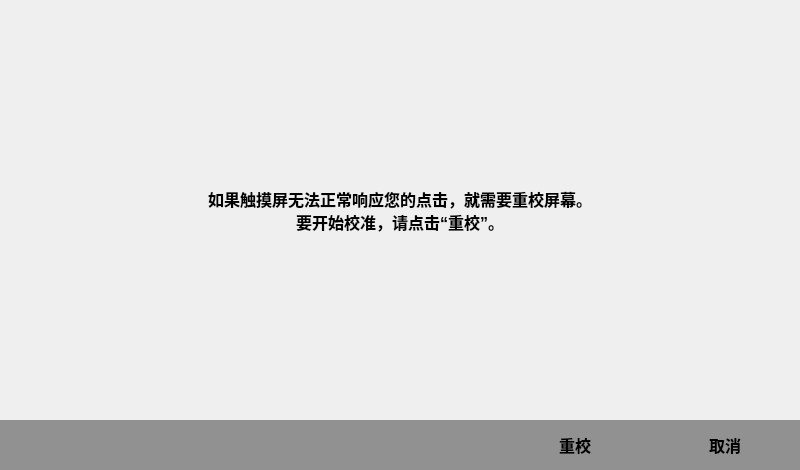
<?xml version="1.0" encoding="UTF-8"?>
<ui version="4.0">
 <class>TouchScreen</class>
 <widget class="QWidget" name="TouchScreen">
  <property name="geometry">
   <rect>
    <x>0</x>
    <y>0</y>
    <width>800</width>
    <height>470</height>
   </rect>
  </property>
  <property name="windowTitle">
   <string>Form</string>
  </property>
  <widget class="QWidget" name="widget" native="true">
   <property name="geometry">
    <rect>
     <x>0</x>
     <y>420</y>
     <width>800</width>
     <height>50</height>
    </rect>
   </property>
   <property name="styleSheet">
    <string notr="true">background-color: rgb(145, 145, 145);</string>
   </property>
   <widget class="QPushButton" name="btn_cancel">
    <property name="geometry">
     <rect>
      <x>650</x>
      <y>0</y>
      <width>150</width>
      <height>50</height>
     </rect>
    </property>
    <property name="font">
     <font>
      <pointsize>12</pointsize>
      <weight>75</weight>
      <bold>true</bold>
     </font>
    </property>
    <property name="text">
     <string>取消</string>
    </property>
    <property name="flat">
     <bool>true</bool>
    </property>
   </widget>
   <widget class="QPushButton" name="btn_correct">
    <property name="geometry">
     <rect>
      <x>500</x>
      <y>0</y>
      <width>150</width>
      <height>50</height>
     </rect>
    </property>
    <property name="font">
     <font>
      <pointsize>12</pointsize>
      <weight>75</weight>
      <bold>true</bold>
     </font>
    </property>
    <property name="text">
     <string>重校</string>
    </property>
    <property name="flat">
     <bool>true</bool>
    </property>
   </widget>
  </widget>
  <widget class="QLabel" name="label">
   <property name="geometry">
    <rect>
     <x>0</x>
     <y>0</y>
     <width>800</width>
     <height>420</height>
    </rect>
   </property>
   <property name="font">
    <font>
     <pointsize>12</pointsize>
     <weight>75</weight>
     <bold>true</bold>
    </font>
   </property>
   <property name="text">
    <string>如果触摸屏无法正常响应您的点击，就需要重校屏幕。
要开始校准，请点击“重校”。</string>
   </property>
   <property name="alignment">
    <set>Qt::AlignCenter</set>
   </property>
  </widget>
 </widget>
 <resources/>
 <connections/>
</ui>
